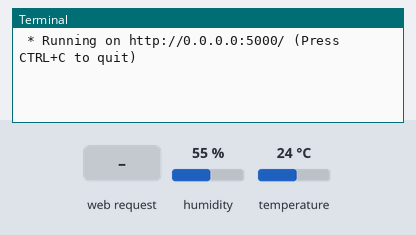
The program below on a simulated Raspberry Pi (BCM pin numbers). Parts: the last lines printed to the terminal. The inputs (shaded band) are chosen by the test bench; at power-on: humidity 55 %, temperature 24 °C. The clock reads 2024-03-15 10:24:30 at power-on unless the program sets it.

Above: at 1.2 s.
1.3 s: HTTP request for / received
At 2.4 s:
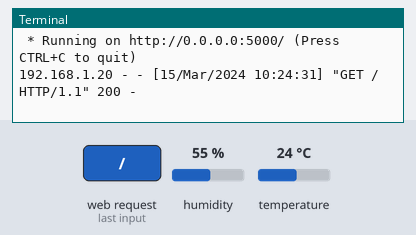
2.8 s: HTTP request for /monitor received
At 4.7 s:
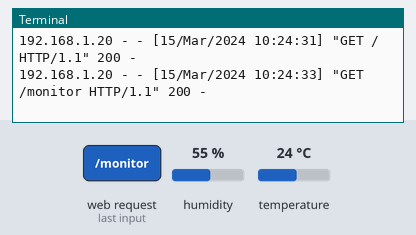

Measured:
- after the input at 1.3 s, the terminal: prints a new line at once (image 1)
- after the input at 2.8 s, the terminal: prints a new line after 0.53 s (image 2)

The program:

flask_dht11.py
```python
from flask import Flask, render_template
import Adafruit_DHT
import json

sensor = Adafruit_DHT.DHT11
DHT_PIN = 4

app = Flask(__name__)

@app.route("/")
def hello():
    return render_template("dht11.html")

@app.route("/monitor")
def monitoring():
    h, t = Adafruit_DHT.read_retry(sensor,DHT_PIN)
    if h is not None and t is not None:
        data = {"humidity" : h, "temperature" : t}
        return json.dumps(data)
    else:
        return 'read error'


if __name__ == "__main__":
    app.run(host="0.0.0.0")
```
